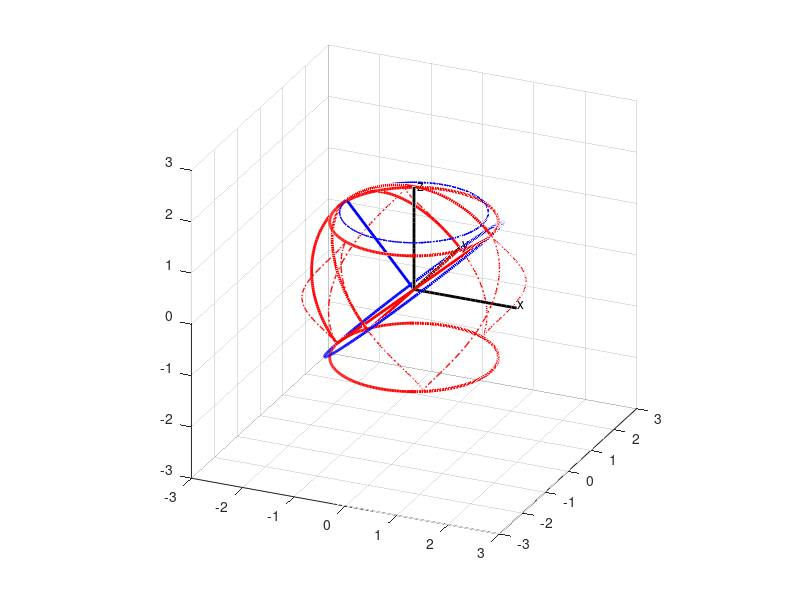

The MATLAB script that drew this image:
% Plot moving 3D gear set 4 vertex with 2R-3R gears, no L
% Mengtang Li
% Apr 8
clear; clf; close all;

figure('OuterPosition', [50 50 1000 1000]);
grid minor; grid on; hold on;
% plot x-axis
xaxis_x = 0:0.1:2;
xaxis_y = zeros(1,size(xaxis_x,2));
xaxis_z = zeros(1,size(xaxis_x,2));
% plot y-axis
yaxis_x = zeros(1,size(xaxis_x,2));
yaxis_y = 0:0.1:2;
yaxis_z = zeros(1,size(xaxis_x,2));
% plot z-axis
zaxis_x = zeros(1,size(xaxis_x,2));
zaxis_y = zeros(1,size(xaxis_x,2));
zaxis_z = 0:0.1:2;
% specify the lengh of axis
xlim([-3 3]); ylim([-3 3]); zlim([-3 3]);
plot3(xaxis_x,xaxis_y,xaxis_z,'k','linewidth',2);
grid on; grid minor; hold on;
plot3(yaxis_x,yaxis_y,yaxis_z,'k','linewidth',2);
plot3(zaxis_x,zaxis_y,zaxis_z,'k','linewidth',2);
% legend('x-axis', 'y-axis', 'z-axis');
text(2.0,0.05,0.05,'x');
text(0.05,2.0,0.05,'y');
text(0.05,0.05,2.0,'z');
daspect([1 1 1]);
view(24,24);

alpha = pi/6;
beta = pi/6;
R = 1;
% L = (2*sqrt(3)-3)*R;
h = 1;
angle = 0:0.02:4*pi;
n = size(angle,2);
x_record1 = zeros(1,n);
y_record1 = zeros(1,n);
z_record1 = zeros(1,n);
x_record2 = zeros(1,n);
y_record2 = zeros(1,n);
z_record2 = zeros(1,n);
x_record3 = zeros(1,n);
y_record3 = zeros(1,n);
z_record3 = zeros(1,n);
x_record4 = zeros(1,n);
y_record4 = zeros(1,n);
z_record4 = zeros(1,n);
x_record5 = zeros(1,n);
y_record5 = zeros(1,n);
z_record5 = zeros(1,n);

plot3(1.5*R*cos(angle), 1.5*R*sin(angle), 0*angle+sqrt(7)/2*R, 'r', 'linewidth',2)
plot3(1.5*R*cos(angle), 1.5*R*sin(angle), 0*angle-sqrt(7)/2*R, 'r', 'linewidth',2)
pause(2);

for i = 1:1:n
    wt = angle(i);
    
    % cosa = 3/4; sina = sqrt(7)/4;
    Ainv = [ 3*cos(2*wt)/4,          3*sin(2*wt)/4,         7^(1/2)/4;
        -sin(2*wt),                cos(2*wt),             0;
        -7^(1/2)*cos(2*wt)/4,   -7^(1/2)*sin(2*wt)/4,       3/4;];
    
    Binv = [ cos(-1.5*wt)    sin(-1.5*wt)    0;
        -sin(-1.5*wt)    cos(-1.5*wt)    0;
        0           0        1;];
    
    C = Binv*Ainv;
    % Now the C is correct
    
    % distance between origin and center of rotating circle
    R_x = 0;
    R_y = 0;
    R_z = 0;
    
    % the rotating circle [blue]
    theta = 0:0.02:2*pi;
    rho_x = 2*R*(cos(theta)*C(1,1)+sin(theta)*C(2,1));
    rho_y = 2*R*(cos(theta)*C(1,2)+sin(theta)*C(2,2));
    rho_z = 2*R*(cos(theta)*C(1,3)+sin(theta)*C(2,3));
    % lower part half circle 1st point (0 deg) part
    phi = 0:0.02:pi/2;
    rho_p1_x = 2*R*cos(phi)*cos(0)*C(1,1)+2*R*cos(phi)*sin(0)*C(2,1)+2*R*sin(phi)*C(3,1);
    rho_p1_y = 2*R*cos(phi)*cos(0)*C(1,2)+2*R*cos(phi)*sin(0)*C(2,2)+2*R*sin(phi)*C(3,2);
    rho_p1_z = 2*R*cos(phi)*cos(0)*C(1,3)+2*R*cos(phi)*sin(0)*C(2,3)+2*R*sin(phi)*C(3,3);
    % lower part half circle 2nd point (90 deg) part
    rho_p2_x = 2*R*cos(phi)*cos(pi/2)*C(1,1)+2*R*cos(phi)*sin(pi/2)*C(2,1)+2*R*sin(phi)*C(3,1);
    rho_p2_y = 2*R*cos(phi)*cos(pi/2)*C(1,2)+2*R*cos(phi)*sin(pi/2)*C(2,2)+2*R*sin(phi)*C(3,2);
    rho_p2_z = 2*R*cos(phi)*cos(pi/2)*C(1,3)+2*R*cos(phi)*sin(pi/2)*C(2,3)+2*R*sin(phi)*C(3,3);
    % lower part half circle 3rd point (180 deg) pary
    rho_p3_x = 2*R*cos(phi)*cos(pi)*C(1,1)+2*R*cos(phi)*sin(pi)*C(2,1)+2*R*sin(phi)*C(3,1);
    rho_p3_y = 2*R*cos(phi)*cos(pi)*C(1,2)+2*R*cos(phi)*sin(pi)*C(2,2)+2*R*sin(phi)*C(3,2);
    rho_p3_z = 2*R*cos(phi)*cos(pi)*C(1,3)+2*R*cos(phi)*sin(pi)*C(2,3)+2*R*sin(phi)*C(3,3);
    % lower part half circle 4th point (270 deg) pary
    rho_p4_x = 2*R*cos(phi)*cos(3*pi/2)*C(1,1)+2*R*cos(phi)*sin(3*pi/2)*C(2,1)+2*R*sin(phi)*C(3,1);
    rho_p4_y = 2*R*cos(phi)*cos(3*pi/2)*C(1,2)+2*R*cos(phi)*sin(3*pi/2)*C(2,2)+2*R*sin(phi)*C(3,2);
    rho_p4_z = 2*R*cos(phi)*cos(3*pi/2)*C(1,3)+2*R*cos(phi)*sin(3*pi/2)*C(2,3)+2*R*sin(phi)*C(3,3);
    
    % vertex of normal vector of radius R in moving frame
    rho_xvt = 0+0+2*R*C(3,1);
    rho_yvt = 0+0+2*R*C(3,2);
    rho_zvt = 0+0+2*R*C(3,3);
    % 1st point (0 deg) in moving frame
    rho_x1 = 2*R*cos(0)*C(1,1)+2*R*sin(0)*C(2,1);
    rho_y1 = 2*R*cos(0)*C(1,2)+2*R*sin(0)*C(2,2);
    rho_z1 = 2*R*cos(0)*C(1,3)+2*R*sin(0)*C(2,3);
    % 2nd point (90 deg) in moving frame
    rho_x2 = 2*R*cos(pi/2)*C(1,1)+2*R*sin(pi/2)*C(2,1);
    rho_y2 = 2*R*cos(pi/2)*C(1,2)+2*R*sin(pi/2)*C(2,2);
    rho_z2 = 2*R*cos(pi/2)*C(1,3)+2*R*sin(pi/2)*C(2,3);
    % 3rd point (180 deg) in moving frame
    rho_x3 = 2*R*cos(pi)*C(1,1)+2*R*sin(pi)*C(2,1);
    rho_y3 = 2*R*cos(pi)*C(1,2)+2*R*sin(pi)*C(2,2);
    rho_z3 = 2*R*cos(pi)*C(1,3)+2*R*sin(pi)*C(2,3);
    % 4th point (270 deg) in moving frame
    rho_x4 = 2*R*cos(3*pi/2)*C(1,1)+2*R*sin(3*pi/2)*C(2,1);
    rho_y4 = 2*R*cos(3*pi/2)*C(1,2)+2*R*sin(3*pi/2)*C(2,2);
    rho_z4 = 2*R*cos(3*pi/2)*C(1,3)+2*R*sin(3*pi/2)*C(2,3);
    
    % center of moving circle in fixed frame
    r_x = R_x + rho_x;
    r_y = R_y + rho_y;
    r_z = R_z + rho_z;
    % vertex of normal vector of radius R in fixed frame
    r_xvt = R_x + rho_xvt;  x_record1(i) = r_xvt;
    r_yvt = R_y + rho_yvt;  y_record1(i) = r_yvt;
    r_zvt = R_z + rho_zvt;  z_record1(i) = r_zvt;
    % 1st point (0 deg) in fixed frame
    r_x1 = R_x + rho_x1;  x_record2(i) = r_x1;
    r_y1 = R_y + rho_y1;  y_record2(i) = r_y1;
    r_z1 = R_z + rho_z1;  z_record2(i) = r_z1;
    % 2nd point (90 deg) in fixed frame
    r_x2 = R_x + rho_x2;  x_record3(i) = r_x2;
    r_y2 = R_y + rho_y2;  y_record3(i) = r_y2;
    r_z2 = R_z + rho_z2;  z_record3(i) = r_z2;
    % 3rd point (180 deg) in fixed frame
    r_x3 = R_x + rho_x3;  x_record4(i) = r_x3;
    r_y3 = R_y + rho_y3;  y_record4(i) = r_y3;
    r_z3 = R_z + rho_z3;  z_record4(i) = r_z3;
    % 4th point (270 deg) in fixed frame
    r_x4 = R_x + rho_x4;  x_record5(i) = r_x4;
    r_y4 = R_y + rho_y4;  y_record5(i) = r_y4;
    r_z4 = R_z + rho_z4;  z_record5(i) = r_z4;
    % lower part half circle 1st point (0 deg) part
    r_p1_x = R_x + rho_p1_x;
    r_p1_y = R_y + rho_p1_y;
    r_p1_z = R_z + rho_p1_z;
    % lower part half circle 2nd point (120 deg) part
    r_p2_x = R_x + rho_p2_x;
    r_p2_y = R_y + rho_p2_y;
    r_p2_z = R_z + rho_p2_z;
    % lower part half circle 3rd point (240 deg) part
    r_p3_x = R_x + rho_p3_x;
    r_p3_y = R_y + rho_p3_y;
    r_p3_z = R_z + rho_p3_z;
    % lower part half circle 4th point (270 deg) part
    r_p4_x = R_x + rho_p4_x;
    r_p4_y = R_y + rho_p4_y;
    r_p4_z = R_z + rho_p4_z;
    
    plotcircle1 = plot3(r_x,r_y,r_z,'b','linewidth',2);
    plotcircle2 = plot3(r_p1_x,r_p1_y,r_p1_z,'r','linewidth',2);
    plotcircle3 = plot3(r_p2_x,r_p2_y,r_p2_z,'r','linewidth',2);
    plotcircle4 = plot3(r_p3_x,r_p3_y,r_p3_z,'r','linewidth',2);
    plotcircle5 = plot3(r_p4_x,r_p4_y,r_p4_z,'r','linewidth',2);
    plotline0 = plot3([R_x; r_xvt], [R_y; r_yvt], [R_z; r_zvt],'b','linewidth',2);
    plotline1 = plot3([r_x1; r_x3], [r_y1; r_y3], [r_z1; r_z3],'r','linewidth',2);
    plotline2 = plot3([r_x2; r_x4], [r_y2; r_y4], [r_z2; r_z4],'r','linewidth',2);
    
    pause(0.05);
    if (i < n)
        delete(plotcircle1);
        delete(plotcircle2);
        delete(plotcircle3);
        delete(plotcircle4);
        delete(plotcircle5);
        delete(plotline0);
        delete(plotline1);
        delete(plotline2);
    end
    
end
plot3(x_record1, y_record1, z_record1, 'b-.','linewidth',1);
plot3(x_record2, y_record2, z_record2, 'r-.','linewidth',1);
% plot3(x_record3, y_record3, z_record3, 'r-.','linewidth',1);
% plot3(x_record4, y_record4, z_record4, 'r-.','linewidth',1);